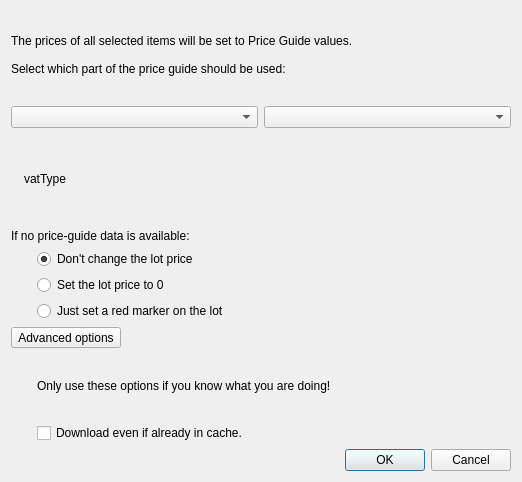
<?xml version="1.0" encoding="UTF-8"?>
<ui version="4.0">
 <class>SetToPriceGuideDialog</class>
 <widget class="QDialog" name="SetToPriceGuideDialog">
  <property name="geometry">
   <rect>
    <x>0</x>
    <y>0</y>
    <width>522</width>
    <height>482</height>
   </rect>
  </property>
  <property name="windowTitle">
   <string>Set To Price Guide</string>
  </property>
  <layout class="QVBoxLayout" name="verticalLayout_2">
   <item>
    <widget class="QLabel" name="label">
     <property name="text">
      <string>The prices of all selected items will be set to Price Guide values.&lt;br /&gt;&lt;br /&gt;Select which part of the price guide should be used:</string>
     </property>
    </widget>
   </item>
   <item>
    <layout class="QHBoxLayout" name="horizontalLayout">
     <item>
      <widget class="QComboBox" name="w_type_time"/>
     </item>
     <item>
      <widget class="QComboBox" name="w_type_price"/>
     </item>
    </layout>
   </item>
   <item>
    <layout class="QHBoxLayout" name="horizontalLayout_2">
     <item>
      <widget class="QLabel" name="w_vatTypeIcon">
       <property name="text">
        <string notr="true">&lt;icon&gt;</string>
       </property>
      </widget>
     </item>
     <item>
      <widget class="QLabel" name="w_vatTypeDescription">
       <property name="sizePolicy">
        <sizepolicy hsizetype="MinimumExpanding" vsizetype="Preferred">
         <horstretch>0</horstretch>
         <verstretch>0</verstretch>
        </sizepolicy>
       </property>
       <property name="text">
        <string notr="true">vatType</string>
       </property>
      </widget>
     </item>
    </layout>
   </item>
   <item>
    <layout class="QGridLayout" name="gridLayout" columnstretch="0,10" columnminimumwidth="20,0">
     <item row="0" column="0" colspan="2">
      <widget class="QLabel" name="label_3">
       <property name="text">
        <string>If no price-guide data is available:</string>
       </property>
      </widget>
     </item>
     <item row="1" column="1">
      <widget class="QRadioButton" name="w_noChange">
       <property name="text">
        <string>Don't change the lot price</string>
       </property>
       <property name="checked">
        <bool>true</bool>
       </property>
      </widget>
     </item>
     <item row="2" column="1">
      <widget class="QRadioButton" name="w_zero">
       <property name="text">
        <string>Set the lot price to 0</string>
       </property>
      </widget>
     </item>
     <item row="3" column="1">
      <widget class="QRadioButton" name="w_marker">
       <property name="text">
        <string>Just set a red marker on the lot</string>
       </property>
      </widget>
     </item>
    </layout>
   </item>
   <item>
    <widget class="ExpandButton" name="w_advanced_button">
     <property name="text">
      <string>Advanced options</string>
     </property>
    </widget>
   </item>
   <item>
    <widget class="QWidget" name="w_advanced" native="true">
     <layout class="QVBoxLayout" name="verticalLayout">
      <property name="leftMargin">
       <number>26</number>
      </property>
      <property name="topMargin">
       <number>0</number>
      </property>
      <property name="rightMargin">
       <number>0</number>
      </property>
      <property name="bottomMargin">
       <number>0</number>
      </property>
      <item>
       <widget class="QLabel" name="label_2">
        <property name="text">
         <string>Only use these options if you know what you are doing!</string>
        </property>
       </widget>
      </item>
      <item>
       <widget class="QCheckBox" name="w_force_update">
        <property name="text">
         <string>Download even if already in cache.</string>
        </property>
       </widget>
      </item>
     </layout>
    </widget>
   </item>
   <item>
    <widget class="QDialogButtonBox" name="w_buttons">
     <property name="orientation">
      <enum>Qt::Horizontal</enum>
     </property>
     <property name="standardButtons">
      <set>QDialogButtonBox::Cancel|QDialogButtonBox::Ok</set>
     </property>
    </widget>
   </item>
  </layout>
 </widget>
 <customwidgets>
  <customwidget>
   <class>ExpandButton</class>
   <extends>QToolButton</extends>
   <header>desktop/expandbutton.h</header>
  </customwidget>
 </customwidgets>
 <resources/>
 <connections>
  <connection>
   <sender>w_buttons</sender>
   <signal>accepted()</signal>
   <receiver>SetToPriceGuideDialog</receiver>
   <slot>accept()</slot>
   <hints>
    <hint type="sourcelabel">
     <x>201</x>
     <y>240</y>
    </hint>
    <hint type="destinationlabel">
     <x>157</x>
     <y>274</y>
    </hint>
   </hints>
  </connection>
  <connection>
   <sender>w_buttons</sender>
   <signal>rejected()</signal>
   <receiver>SetToPriceGuideDialog</receiver>
   <slot>reject()</slot>
   <hints>
    <hint type="sourcelabel">
     <x>201</x>
     <y>240</y>
    </hint>
    <hint type="destinationlabel">
     <x>286</x>
     <y>274</y>
    </hint>
   </hints>
  </connection>
 </connections>
</ui>
